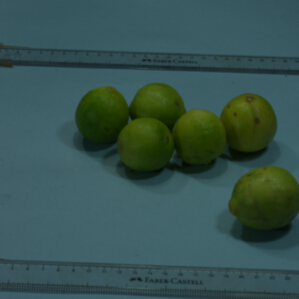
#> input picture ImageSegmentation/LemonInRangeHough/lemon.jpeg, 299 x 299 px
$ python lemoninrangeHough.py   (Python 2 division)
#> lines starting #> are read from the running program, lines starting #| are printed output that depends on the picture; after the words box and inside, x2 and y2 are one past the last pixel; in counts of white or black regions, pixels touching at a corner belong together
# -*- coding: utf-8 -*-
"""
Created on Thu May 11 18:17:55 2017

@author: Shresth
"""
import time
import cv2
import numpy as np
a=time.clock()
img=cv2.imread("lemon.jpeg" )
#> img is the input picture: shape (299, 299, 3); mean B, G, R 78.6, 82.5, 54.2

hsv= cv2.cvtColor(img, cv2.COLOR_BGR2HSV )
#> hsv: shape (299, 299, 3); mean H, S, V 85.2, 119.1, 87.4
#Filter by green color
yellow = np.array([20,0,0])
green=np.array([50,255,255])

mask=cv2.inRange(hsv, yellow, green)
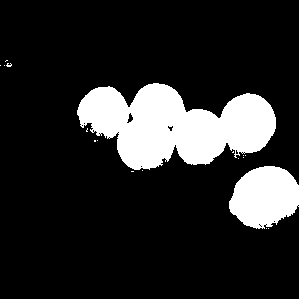
#> mask: shape (299, 299); 15.9% white; 18 white regions (16 under 20 px), largest, box (x1, y1, x2, y2) and area: (77, 83, 276, 170) 10906, (229, 166, 299, 229) 3305
res=cv2.bitwise_and(img, img, mask=mask)
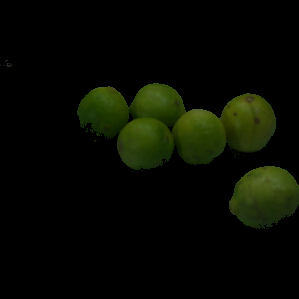
#> res: shape (299, 299, 3); mean B, G, R 1.8, 10.1, 7.3


resgrey=cv2.cvtColor(res,cv2.COLOR_BGR2GRAY)
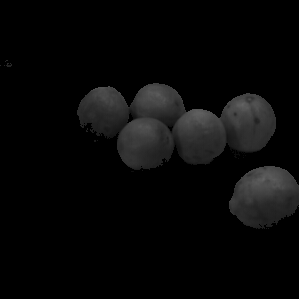
#> resgrey: shape (299, 299); min 0, max 100, mean 8.3

#apply adaptive threshold and blur

th3 = cv2.adaptiveThreshold(resgrey,255,cv2.ADAPTIVE_THRESH_GAUSSIAN_C,\
            cv2.THRESH_BINARY,11,2)
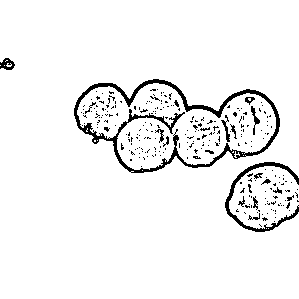
#> th3: shape (299, 299); 94.7% white; 260 black regions (240 under 20 px), largest, box (x1, y1, x2, y2) and area: (74, 79, 280, 173) 2502, (225, 162, 299, 232) 715, (0, 58, 15, 70) 109

th3=cv2.medianBlur(th3,3 )
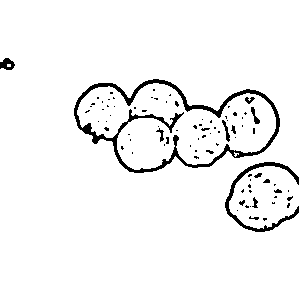
#> th3: shape (299, 299); 95.4% white; 84 black regions (70 under 20 px), largest, box (x1, y1, x2, y2) and area: (74, 79, 280, 173) 2509, (225, 162, 299, 232) 720, (0, 58, 15, 70) 118


#Detect circles in the image
circles = cv2.HoughCircles(th3,cv2.HOUGH_GRADIENT,1,20,
                            param1=50,param2=30,minRadius=0,maxRadius=0)
#> circles = [[144.5, 142.5, 28.8], [102.5, 112.5, 25.2], [245.5, 124.5, 31.9], [264.5, 200.5, 36.6], [201.5, 138.5, 27.2], [156.5, 111.5, 28.8]]
circles = np.uint16(np.around(circles))
#> circles = [[144, 142, 29], [102, 112, 25], [246, 124, 32], [264, 200, 37], [202, 138, 27], [156, 112, 29]]

b=time.clock()
print "Time taken: ",b-a, " seconds"
#Draw circles
for i in circles[0,:]:
    # draw the outer circle
    cv2.circle(img,(i[0],i[1]),i[2],(0,255,0),2)

    # draw the center of the circle
    cv2.circle(img,(i[0],i[1]),2,(0,0,255),3)
#> this loop made 6 passes
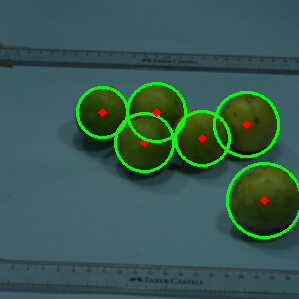
#> img: shape (299, 299, 3); 3.79% of pixels changed, all inside (x1, y1, x2, y2) = (76, 82, 299, 239)

print "Number of lemons: ",len(circles[0])
#| Number of lemons:  6
cv2.imshow('greenFilter',res)
cv2.waitKey(0)
cv2.imshow('greyscale',resgrey)
cv2.waitKey(0)
cv2.imshow('threshold',th3)
cv2.waitKey(0)
cv2.imshow('detected circles',img)
cv2.waitKey(0)
cv2.imwrite("GreenFilter.png",res)
cv2.imwrite("greyscale.png",resgrey)
cv2.imwrite("threshold.png",th3)
cv2.imwrite("detected.png",img)


cv2.destroyAllWindows()
